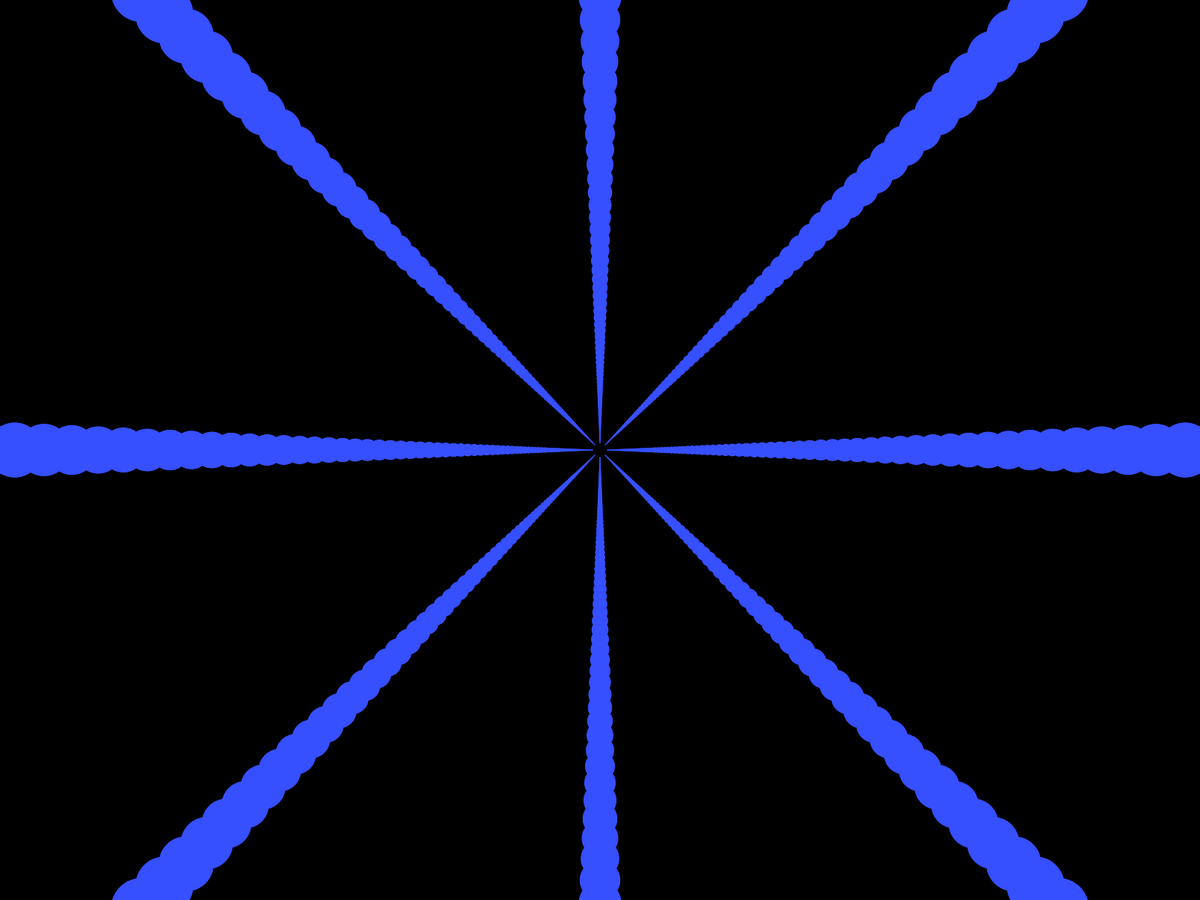
Frame 1 (no input)
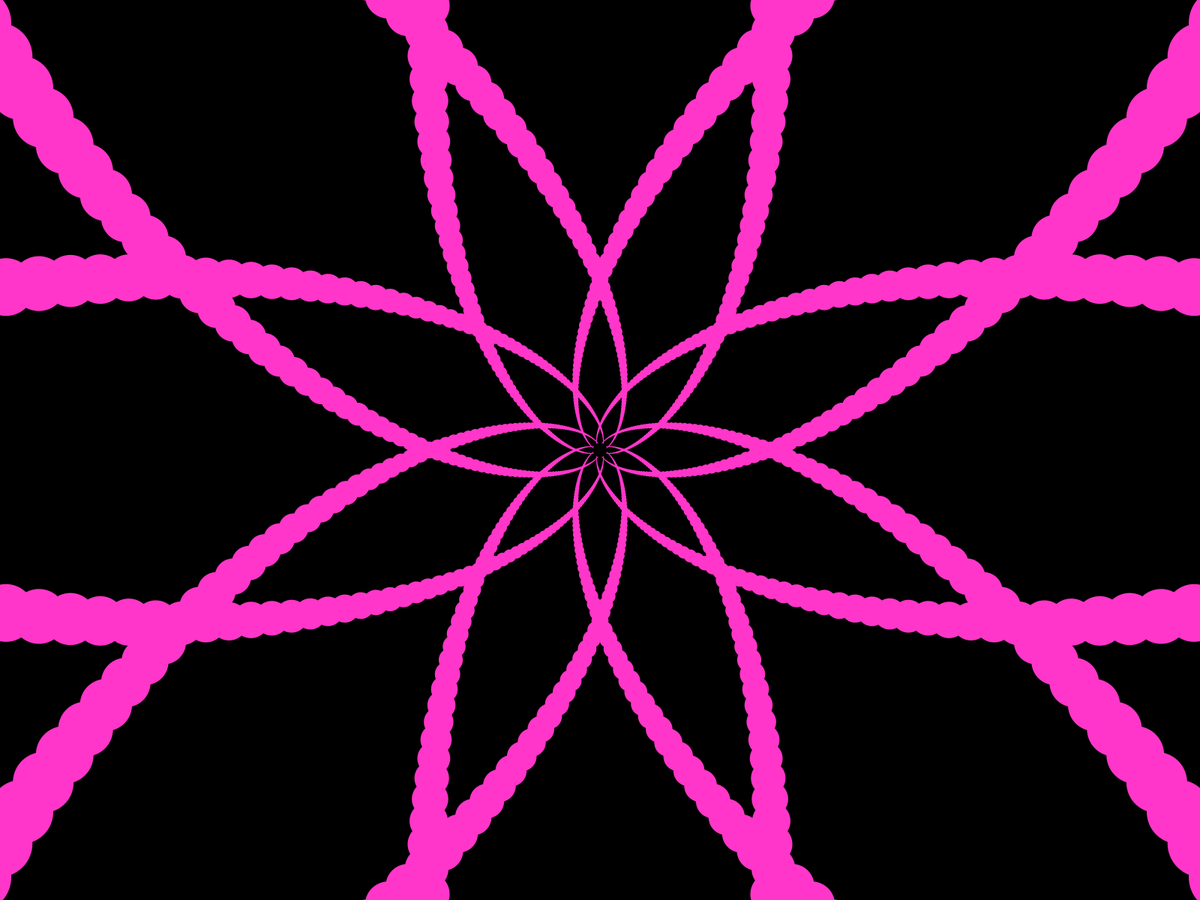
Frame 60 (the mouse pressed at the canvas centre just before this capture)
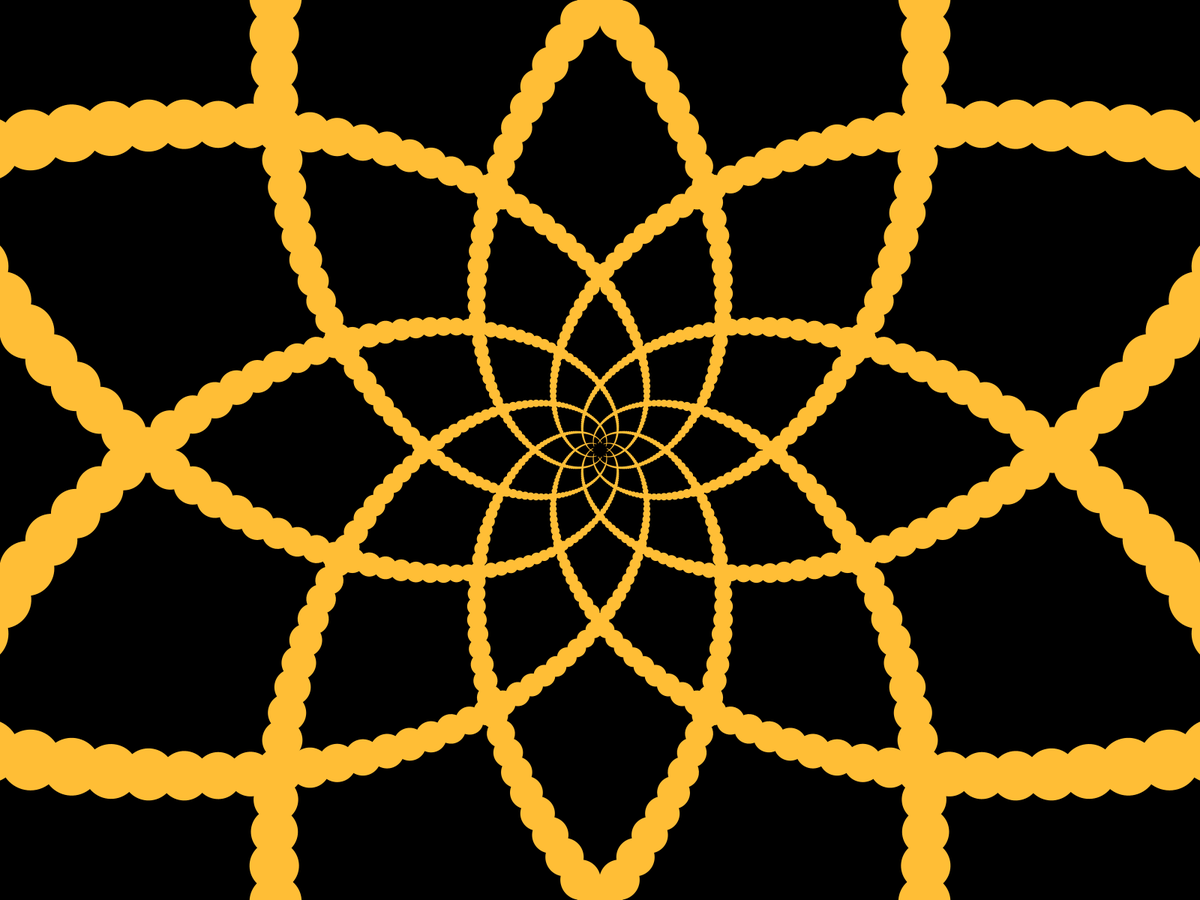
Frame 120 (the mouse held since frame 60 and released just before this capture)

The Processing sketch that drew these frames (run headless with seeded random() and noise(); from frame 60 on, the mouse is pressed at the canvas centre):

// Processing sketch: Mandalas
// ── Mandalas.pde
// Original creation by The Space Dude
// Thanks for sharing!

float angle;
float m = 0;

void setup(){
  //size(1112,834);
  fullScreen();
  colorMode(HSB, 255);
  noStroke();
  m = random(255);
  fill(0,15,30);
}

void draw(){
  background(0);
  float x=width;
  float d=150;
  int num=100;
  
  translate(width/2, height/2);
  for(int a=0; a<360; a+=45){
    rotate(radians(a));
    pushMatrix();
  for(int i=0; i<num;i++){
    scale(0.95);
    fill((m+i/num*255)%255, 200, 255);
    rotate(radians(angle));
    ellipse(x,0,d,d);
  }
    popMatrix();
    pushMatrix();
  for(int i=0; i<num;i++){
    scale(0.95);
    fill((m+i/num*255)%255, 200, 255);
    rotate(radians(-angle));
    ellipse(x,0,d,d);
  }
    popMatrix();
  }
  angle+=0.02;
  m++;
}
    
